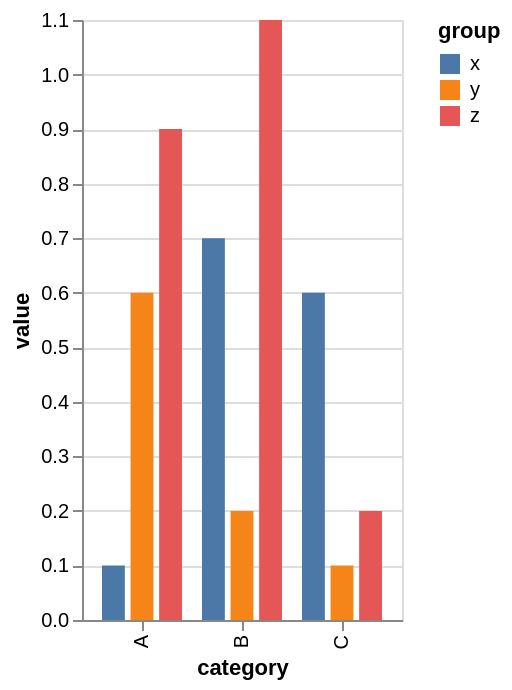

Describe this chart as a Vega-Lite specification.
### Vega-Lite specification from a JSON file in a GitHub repository (floating-point values rounded to 4 significant figures)
{"$schema": "https://vega.github.io/schema/vega-lite/v6.json", "data": {"values": [{"category": "A", "group": "x", "value": 0.1}, {"category": "A", "group": "y", "value": 0.6}, {"category": "A", "group": "z", "value": 0.9}, {"category": "B", "group": "x", "value": 0.7}, {"category": "B", "group": "y", "value": 0.2}, {"category": "B", "group": "z", "value": 1.1}, {"category": "C", "group": "x", "value": 0.6}, {"category": "C", "group": "y", "value": 0.1}, {"category": "C", "group": "z", "value": 0.2}]}, "width": {"step": 50, "for": "position"}, "mark": "bar", "encoding": {"x": {"field": "category", "scale": {"padding": 0.2}}, "y": {"field": "value", "type": "quantitative"}, "xOffset": {"field": "group", "scale": {"paddingInner": 0.2}}, "color": {"field": "group"}}}
